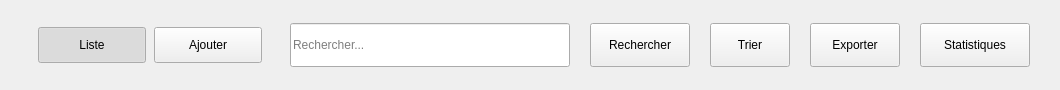
           <widget class="QFrame" name="cherchToolbarFrame">
            <property name="minimumSize">
             <size>
              <width>0</width>
              <height>90</height>
             </size>
            </property>
            <property name="maximumSize">
             <size>
              <width>16777215</width>
              <height>90</height>
             </size>
            </property>
            <property name="frameShape">
             <enum>QFrame::Shape::NoFrame</enum>
            </property>
            <layout class="QHBoxLayout" name="horizontalLayoutToolbar">
             <property name="spacing">
              <number>20</number>
             </property>
             <property name="leftMargin">
              <number>30</number>
             </property>
             <property name="rightMargin">
              <number>30</number>
             </property>
             <item>
              <widget class="QFrame" name="cherchTabsFrame">
               <property name="minimumSize">
                <size>
                 <width>240</width>
                 <height>50</height>
                </size>
               </property>
               <property name="maximumSize">
                <size>
                 <width>240</width>
                 <height>50</height>
                </size>
               </property>
               <property name="frameShape">
                <enum>QFrame::Shape::NoFrame</enum>
               </property>
               <layout class="QHBoxLayout" name="horizontalLayoutTabs">
                <property name="spacing">
                 <number>6</number>
                </property>
                <property name="leftMargin">
                 <number>6</number>
                </property>
                <property name="topMargin">
                 <number>6</number>
                </property>
                <property name="rightMargin">
                 <number>6</number>
                </property>
                <property name="bottomMargin">
                 <number>6</number>
                </property>
                <item>
                 <widget class="QPushButton" name="cherchBtnVueListe">
                  <property name="minimumSize">
                   <size>
                    <width>108</width>
                    <height>36</height>
                   </size>
                  </property>
                  <property name="maximumSize">
                   <size>
                    <width>108</width>
                    <height>36</height>
                   </size>
                  </property>
                  <property name="cursor">
                   <cursorShape>PointingHandCursor</cursorShape>
                  </property>
                  <property name="text">
                   <string>Liste</string>
                  </property>
                  <property name="checkable">
                   <bool>true</bool>
                  </property>
                  <property name="checked">
                   <bool>true</bool>
                  </property>
                 </widget>
                </item>
                <item>
                 <widget class="QPushButton" name="cherchBtnAjouter">
                  <property name="minimumSize">
                   <size>
                    <width>108</width>
                    <height>36</height>
                   </size>
                  </property>
                  <property name="maximumSize">
                   <size>
                    <width>108</width>
                    <height>36</height>
                   </size>
                  </property>
                  <property name="cursor">
                   <cursorShape>PointingHandCursor</cursorShape>
                  </property>
                  <property name="text">
                   <string>Ajouter</string>
                  </property>
                  <property name="checkable">
                   <bool>true</bool>
                  </property>
                 </widget>
                </item>
               </layout>
              </widget>
             </item>
             <item>
              <spacer name="cherchHorizontalSpacerToolbar">
               <property name="orientation">
                <enum>Qt::Orientation::Horizontal</enum>
               </property>
               <property name="sizeHint" stdset="0">
                <size>
                 <width>0</width>
                 <height>0</height>
                </size>
               </property>
              </spacer>
             </item>
             <item>
              <widget class="QLineEdit" name="cherchLineEditRecherche">
               <property name="minimumSize">
                <size>
                 <width>280</width>
                 <height>44</height>
                </size>
               </property>
               <property name="maximumSize">
                <size>
                 <width>280</width>
                 <height>44</height>
                </size>
               </property>
               <property name="placeholderText">
                <string>Rechercher...</string>
               </property>
              </widget>
             </item>
             <item>
              <widget class="QPushButton" name="cherchBtnRecherche">
               <property name="minimumSize">
                <size>
                 <width>100</width>
                 <height>44</height>
                </size>
               </property>
               <property name="maximumSize">
                <size>
                 <width>100</width>
                 <height>44</height>
                </size>
               </property>
               <property name="cursor">
                <cursorShape>PointingHandCursor</cursorShape>
               </property>
               <property name="text">
                <string>Rechercher</string>
               </property>
              </widget>
             </item>
             <item>
              <widget class="QPushButton" name="cherchBtnTri">
               <property name="minimumSize">
                <size>
                 <width>80</width>
                 <height>44</height>
                </size>
               </property>
               <property name="maximumSize">
                <size>
                 <width>80</width>
                 <height>44</height>
                </size>
               </property>
               <property name="cursor">
                <cursorShape>PointingHandCursor</cursorShape>
               </property>
               <property name="text">
                <string>Trier</string>
               </property>
              </widget>
             </item>
             <item>
              <widget class="QPushButton" name="cherchBtnExport">
               <property name="minimumSize">
                <size>
                 <width>90</width>
                 <height>44</height>
                </size>
               </property>
               <property name="maximumSize">
                <size>
                 <width>90</width>
                 <height>44</height>
                </size>
               </property>
               <property name="cursor">
                <cursorShape>PointingHandCursor</cursorShape>
               </property>
               <property name="text">
                <string>Exporter</string>
               </property>
              </widget>
             </item>
             <item>
              <widget class="QPushButton" name="cherchBtnStatistiques">
               <property name="minimumSize">
                <size>
                 <width>110</width>
                 <height>44</height>
                </size>
               </property>
               <property name="maximumSize">
                <size>
                 <width>110</width>
                 <height>44</height>
                </size>
               </property>
               <property name="cursor">
                <cursorShape>PointingHandCursor</cursorShape>
               </property>
               <property name="text">
                <string>Statistiques</string>
               </property>
              </widget>
             </item>
            </layout>
           </widget>
